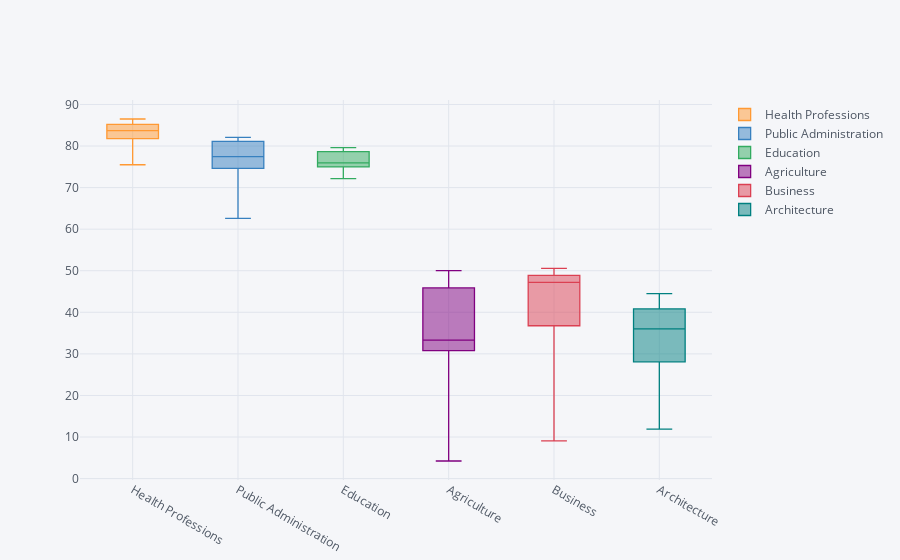

This figure's notebook cell:
### Code cell
df=bachelor_degrees.loc[:,other_cats]
title_plot, x_title, y_title = 'Women distribution in other degrees 1970-2011','Other degrees','Percent'
fig=plot_box_cf(df,title_plot,x_title,y_title)
iplot(fig,config=config_cf)

### Figure 1 — Plotly figure (JSON) as saved in the notebook; plotly's stock layout.template omitted (floating-point values rounded to 4 significant figures)
{"data": [{"boxpoints": false, "line": {"width": 1.3}, "marker": {"color": "rgba(255, 153, 51, 1.0)"}, "name": "Health Professions", "orientation": "v", "type": "box", "uid": "7c568b76-3729-46c1-b217-d64e311e5924", "y": [77.1, 75.5, 76.9, 77.4, 77.9, 78.9, 79.2, 80.5, 81.9, 82.3, 83.5, 84.1, 84.4, 84.6, 85.1, 85.3, 85.7, 85.5, 85.2, 84.6, 83.9, 83.5, 83, 82.4, 81.8, 81.5, 81.3, 81.9, 82.1, 83.5, 83.5, 85.1, 85.8, 86.5, 86.5, 86, 85.9, 85.4, 85.2, 85.1, 85, 84.8]}, {"boxpoints": false, "line": {"width": 1.3}, "marker": {"color": "rgba(55, 128, 191, 1.0)"}, "name": "Public Administration", "orientation": "v", "type": "box", "uid": "d2589cf1-e98a-4822-b9ed-ef624f7a6269", "y": [68.4, 65.5, 62.6, 64.3, 66.1, 63, 65.6, 69.3, 71.5, 73.3, 74.6, 74.7, 76.8, 76.1, 75.9, 75, 75.7, 76.4, 75.6, 76, 77.6, 78.2, 77.3, 78, 78.8, 78.8, 79.8, 81, 81.3, 81.1, 81.1, 80.9, 81.3, 81.5, 80.7, 81.2, 81.2, 82.1, 81.7, 82, 81.7, 81.9]}, {"boxpoints": false, "line": {"width": 1.3}, "marker": {"color": "rgba(50, 171, 96, 1.0)"}, "name": "Education", "orientation": "v", "type": "box", "uid": "c1e041cc-7f43-4d48-8f04-ae9bfed0567b", "y": [74.54, 74.15, 73.55, 73.5, 73.34, 72.8, 72.17, 72.46, 73.19, 73.82, 74.98, 75.85, 75.84, 75.95, 75.87, 75.92, 76.14, 76.96, 77.63, 78.11, 78.87, 78.99, 78.44, 77.27, 75.81, 75.13, 75.04, 75.16, 75.49, 75.84, 76.69, 77.38, 78.64, 78.54, 78.65, 79.07, 78.69, 78.72, 79.2, 79.53, 79.62, 79.43]}, {"boxpoints": false, "line": {"width": 1.3}, "marker": {"color": "rgba(128, 0, 128, 1.0)"}, "name": "Agriculture", "orientation": "v", "type": "box", "uid": "d8eb9318-ab67-45ed-a473-767b24336813", "y": [4.23, 5.453, 7.421, 9.654, 14.07, 18.33, 22.25, 24.64, 27.15, 29.63, 30.76, 31.32, 32.64, 31.64, 31.09, 31.38, 31.2, 31.49, 31.09, 31.61, 32.7, 34.71, 33.93, 34.95, 36.03, 36.84, 38.97, 40.69, 41.91, 42.89, 45.06, 45.87, 47.13, 47.94, 47.89, 47.67, 46.79, 47.61, 47.57, 48.67, 48.73, 50.04]}, {"boxpoints": false, "line": {"width": 1.3}, "marker": {"color": "rgba(219, 64, 82, 1.0)"}, "name": "Business", "orientation": "v", "type": "box", "uid": "2888a86a-f7e4-4a5f-ac10-6ffc7656e8e7", "y": [9.064, 9.503, 10.56, 12.8, 16.2, 19.69, 23.43, 27.16, 30.53, 33.62, 36.77, 39.27, 41.95, 43.54, 45.12, 45.75, 46.53, 46.69, 46.76, 46.78, 47.2, 47.22, 47.22, 47.64, 47.98, 48.57, 48.65, 48.56, 49.26, 49.81, 49.8, 50.28, 50.55, 50.35, 49.95, 49.79, 49.21, 49.0, 48.89, 48.84, 48.76, 48.18]}, {"boxpoints": false, "line": {"width": 1.3}, "marker": {"color": "rgba(0, 128, 128, 1.0)"}, "name": "Architecture", "orientation": "v", "type": "box", "uid": "11790c87-83e8-4222-92ec-6ee38cbda3c6", "y": [11.92, 12.0, 13.21, 14.79, 17.44, 19.13, 21.39, 23.74, 25.85, 27.77, 28.08, 29.84, 34.82, 35.83, 35.45, 36.13, 37.24, 38.73, 39.4, 39.1, 40.82, 33.68, 35.2, 35.78, 34.43, 36.06, 35.93, 35.1, 37.6, 38.63, 40.02, 40.69, 41.13, 42.76, 43.47, 43.1, 44.5, 43.1, 42.71, 43.35, 42.07, 42.77]}], "layout": {"legend": {"bgcolor": "#F5F6F9", "font": {"color": "#4D5663"}}, "paper_bgcolor": "#F5F6F9", "plot_bgcolor": "#F5F6F9", "title": {"font": {"color": "#4D5663"}}, "xaxis": {"gridcolor": "#E1E5ED", "showgrid": true, "tickfont": {"color": "#4D5663"}, "title": {"font": {"color": "#4D5663"}, "text": ""}, "zerolinecolor": "#E1E5ED"}, "yaxis": {"gridcolor": "#E1E5ED", "showgrid": true, "tickfont": {"color": "#4D5663"}, "title": {"font": {"color": "#4D5663"}, "text": ""}, "zerolinecolor": "#E1E5ED"}}}
